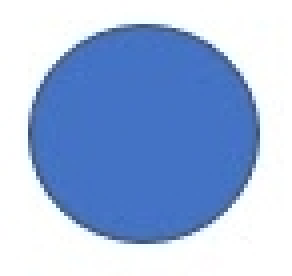
//> input picture PythonOpenCV4/source/Ch14/template.jpg, 73 x 69 px, given in place of the camera (shown 4 times larger)
$ ./17-1   (built with g++ and OpenCV 4)
//> lines starting //> are read from the running program, lines starting //| are printed output that depends on the picture; after the words box and inside, x2 and y2 are one past the last pixel; in counts of white or black regions, pixels touching at a corner belong together
#include <opencv2/opencv.hpp>
#include <iostream>


using namespace cv;
using namespace std;


int main()
{

    Mat img_frame;


    VideoCapture cap(0);
    if (!cap.isOpened())
    {
        cout << "카메라를 열 수 없습니다." << endl;
        return -1;
    }


    while(1)
    {

        bool ret = cap.read(img_frame);
//> img_frame is the input picture: 69 rows x 73 cols, CV_8UC3; mean B, G, R 222.2, 184.2, 161.5
        if (!ret)
        {
            cout << "캡쳐 실패" << endl;
            break;
        }


        Mat img_hsv;
        cvtColor(img_frame, img_hsv, COLOR_BGR2HSV);
//> img_hsv: 69 rows x 73 cols, CV_8UC3; mean H, S, V 73.9, 81, 222.5


        Mat img_mask;
        Vec3b lower_blue = Vec3b(120-20, 70, 0);
        Vec3b upper_blue = Vec3b(120+20, 255, 255);
        inRange(img_hsv, lower_blue, upper_blue, img_mask);
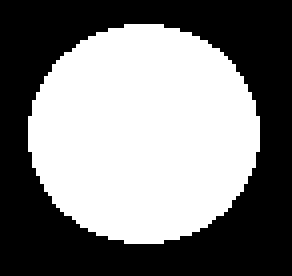
//> img_mask: 69 rows x 73 cols, CV_8UC1 (shown 4 times larger); 49.4% white; 1 white region, box (x1, y1, x2, y2) and area: (7, 6, 65, 61) 2490


        Mat kernel = getStructuringElement( MORPH_RECT, Size( 11, 11 ) );
        morphologyEx(img_mask, img_mask, MORPH_CLOSE, kernel);


        Mat img_result;
        bitwise_and(img_frame, img_frame, img_result, img_mask);
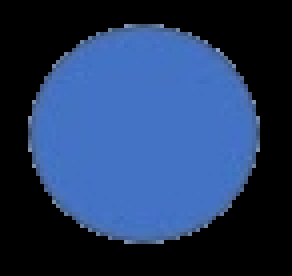
//> img_result: 69 rows x 73 cols, CV_8UC3 (shown 4 times larger); mean B, G, R 94.1, 56.2, 34.5


        Mat labels, stats, centroids;
        int nlabels = connectedComponentsWithStats(img_mask,
            labels, stats, centroids );
//> stats = [[0, 0, 73, 69, 2547], [7, 6, 58, 55, 2490]]; centroids = [[36.49, 34.99], [35.5, 32.98]]; nlabels = 2


        for ( int i=0; i<nlabels; i++ )
        {

            if (i < 1)    continue;

            int area = stats.at<int>(i, CC_STAT_AREA);
            int center_x = centroids.at<double>(i,  0);
            int center_y = centroids.at<double>(i,  1);
            int left = stats.at<int>(i, CC_STAT_LEFT);
            int top = stats.at<int>(i, CC_STAT_TOP);
            int width = stats.at<int>(i, CC_STAT_WIDTH);
            int height = stats.at<int>(i, CC_STAT_HEIGHT);


            if (area > 10000){

                rectangle(img_frame, Point(left, top),
                    Point(left + width, top + height),Scalar(0, 0, 255), 3);

                circle(img_frame, Point(center_x, center_y), 5, (255, 0, 0), 3);

                putText(img_frame, std::to_string(i), Point(left + 20, top + 20),
                    FONT_HERSHEY_SIMPLEX, 1, Scalar(255, 0, 0), 3);
            }
        }
//> this loop made 2 passes
//> (area, center_x, center_y, left, top, width, height) on pass 2: (2490, 35, 32, 7, 6, 58, 55)


        imshow("Color", img_frame);
        imshow("Result", img_result);


        int key = waitKey(1);
//> the Esc key is pressed
        if (key == 27)
            break;
    }


    cap.release();
    return 0;
}

$ run again, on PythonOpenCV4/source/Ch14/test.jpg
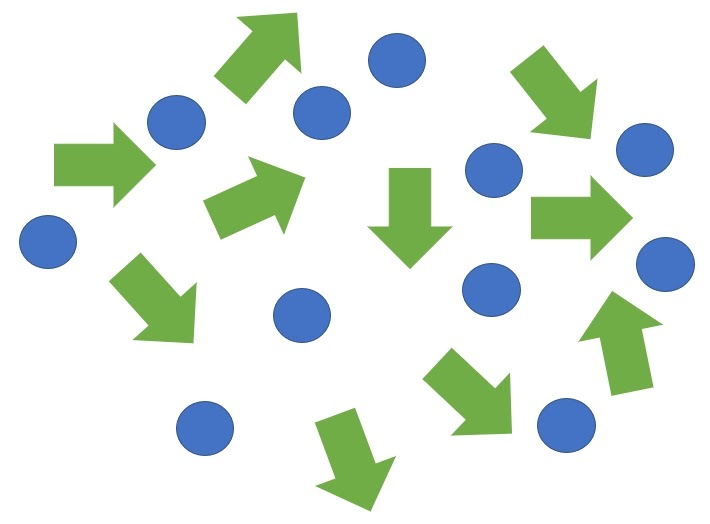
//> input picture PythonOpenCV4/source/Ch14/test.jpg, 710 x 524 px, given in place of the camera
//> img_frame is the input picture: 524 rows x 710 cols, CV_8UC3; mean B, G, R 228.3, 234.6, 224.1
//> img_hsv: 524 rows x 710 cols, CV_8UC3; mean H, S, V 23.5, 29.9, 240.4
//> `inRange(img_hsv, lower_blue, upper_blue, img_mask);`:
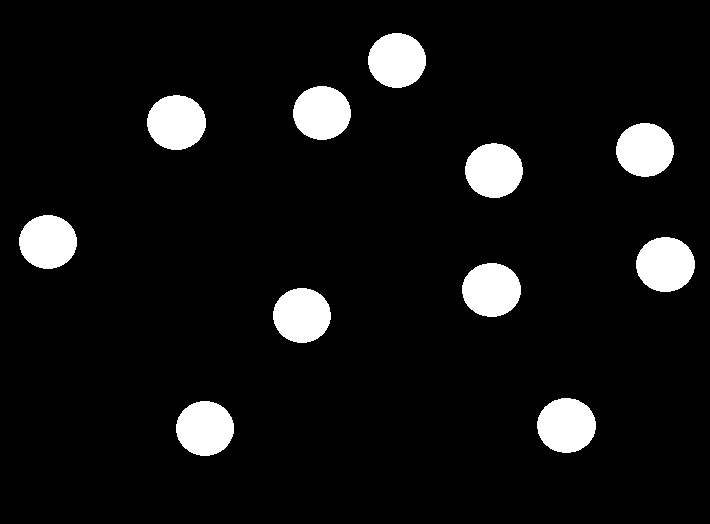
//> img_mask: 524 rows x 710 cols, CV_8UC1; 7.4% white; 11 white regions, largest, box (x1, y1, x2, y2) and area: (636, 237, 695, 292) 2541, (147, 95, 206, 150) 2540, (537, 398, 596, 453) 2535
//> `int nlabels = connectedComponentsWithStats(img_mask, labels, stats, ce..`:
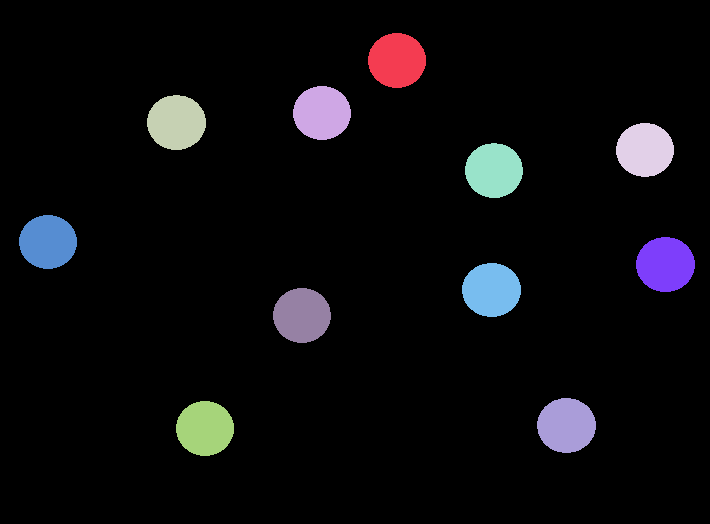
//> labels: 524 rows x 710 cols, CV_32SC1; 12 distinct labels, from 0 to 11; one colour per label, 0 black
//> stats = [[0, 0, 710, 524, 344591], [368, 33, 58, 55, 2497], [293, 86, 58, 54, 2453], [147, 95, 59, 55, 2540], [616, 123, 58, 54, 2450], [465, 143, 58, 55, 2493], [19, 215, 58, 54, 2450], [636, 237, 59, 55, 2541], [462, 263, 59, 54, 2500], [273, 288, 58, 55, 2493], [537, 398, 59, 55, 2535], [176, 401, 58, 55, 2497]]; centroids = [[351.5, 263.6], [396.5, 60], [321.5, 112.5], [176, 122], [644.5, 149.5], [493.5, 170.1], [47.52, 241.5], [665, 264], [491, 289.5], [301.5, 315], [566, 425], [204.5, 428]]; nlabels = 12
//> the loop `for ( int i=0; i<nlabels; i++ )` made 12 passes
//> (area, center_x, center_y, left, top, width, height) on passes 2 to 9: (2497, 396, 59, 368, 33, 58, 55), (2453, 321, 112, 293, 86, 58, 54), (2540, 175, 122, 147, 95, 59, 55), (2450, 644, 149, 616, 123, 58, 54), (2493, 493, 170, 465, 143, 58, 55), (2450, 47, 241, 19, 215, 58, 54), (2541, 665, 264, 636, 237, 59, 55), (2500, 491, 289, 462, 263, 59, 54)
